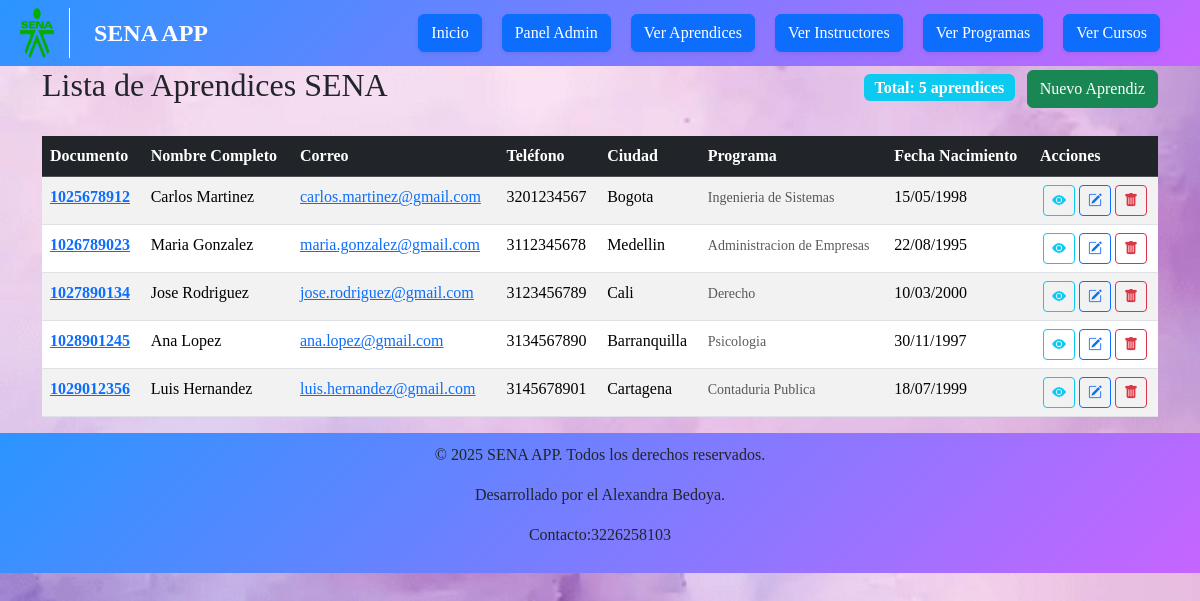
The app's page /aprendices/ with its own data.
### aprendices/models.py (models this page shows, shortened)
class Aprendiz(models.Model):
    documento_identidad = models.CharField(max_length=20, unique=True)
    nombre = models.CharField(max_length=100)
    apellido = models.CharField(max_length=100)
    telefono = models.CharField(max_length=10, null=True)
    correo = models.EmailField(null=True)
    fecha_nacimiento = models.DateField()
    ciudad = models.CharField(max_length=100, null=True)
    programa = models.CharField(max_length=100)

### aprendices/views.py (the view)
# urls.py: path('', include('aprendices.urls')),
def aprendices(request):
    lista_aprendices = Aprendiz.objects.all().values()
    template = loader.get_template('lista_aprendices.html')
    context = {
        'lista_aprendices': lista_aprendices,
        'total_aprendices': lista_aprendices.count(),
    }
    return HttpResponse(template.render(context, request))

### aprendices/templates/lista_aprendices.html (shortened to what this page needs)
{% extends "master.html" %}
{% block content %}
<div class="row">
    <div class="col-12">
        <div class="d-flex justify-content-between align-items-center mb-4">
            <h2>Lista de Aprendices SENA</h2>
            <div>
                <span class="badge bg-info fs-6">Total: {{ total_aprendices }} aprendices</span>
                <a href="/" class="btn btn-success ms-2">
                    Nuevo Aprendiz
                </a>
            </div>
        </div>
    </div>
</div>
{% if lista_aprendices %}
<div class="row">
    <div class="col-12">
        <div class="table-responsive">
            <table class="table table-striped table-hover">
                <thead class="table-dark">
                    <tr>
                        <th>Documento</th>
                        <th>Nombre Completo</th>
                        <th>Correo</th>
                        <th>Teléfono</th>
                        <th>Ciudad</th>
                        <th>Programa</th>
                        <th>Fecha Nacimiento</th>
                        <th>Acciones</th>
                    </tr>
                </thead>
                <tbody>
                    {% for aprendiz in lista_aprendices %}
                    <tr>
                        <td><strong><a href ="aprendiz/{{ aprendiz.id }}">{{ aprendiz.documento_identidad }}</a></strong></td>
                        <td>{{aprendiz.nombre}} {{aprendiz.apellido}}</td>
                        <td>
                            <a href="mailto:{{ aprendiz.correo }}">{{ aprendiz.correo }}</a>
                        </td>
                        <td>{{ aprendiz.telefono }}</td>
                        <td>{{ aprendiz.ciudad }}</td>
                        <td>
                            <small class="text-muted">{{ aprendiz.programa }}</small>
                        </td>
                        <td>{{ aprendiz.fecha_nacimiento|date:"d/m/Y" }}</td>
                        <td class="text-center">
                            <a href="{% url 'aprendices:detalle_aprendiz' aprendiz.id %}"
                               class="btn btn-sm btn-outline-info"
                               title="Ver detalles"
                               data-bs-toggle="tooltip">
                                <i class="bi bi-eye-fill"></i>
                            </a>
                            <a href="{% url 'aprendices:editar_aprendiz' aprendiz.id %}"
                               class="btn btn-sm btn-outline-primary"
                               title="Editar aprendiz"
                               data-bs-toggle="tooltip">
                                <i class="bi bi-pencil-square"></i>
                            </a>
                            <a href="{% url 'aprendices:eliminar_aprendiz' aprendiz.id %}"
                               class="btn btn-sm btn-outline-danger"
                               title="Eliminar aprendiz"
                               data-bs-toggle="tooltip">
                                <i class="bi bi-trash-fill"></i>
                            </a>
                        </td>
                    </tr>
                    {% endfor %}
                </tbody>
            </table>
        </div>
    </div>
</div>
{% endif %}
{% endblock %}

### aprendices/static/members/mystyles.css (style rules this page uses)
* { margin: 0; padding: 0; box-sizing: border-box; }
body { font-family: 'Times New Roman', Times, serif; background-image: url("fondo.png"); background-size: cover; background-attachment: fixed; }
.table th { border-top: none; }
.table-striped tbody tr:nth-of-type(odd) { background-color: rgba(40, 167, 69, 0.05); }
.badge { font-size: 0.8em; }

### records on screen
Aprendiz: documento_identidad "1025678912", nombre "Carlos", apellido "Martinez", correo "carlos.martinez@gmail.com", telefono "3201234567", ciudad "Bogota", programa "Ingenieria de Sistemas", fecha_nacimiento "15/05/1998"
Aprendiz: documento_identidad "1026789023", nombre "Maria", apellido "Gonzalez", correo "maria.gonzalez@gmail.com", telefono "3112345678", ciudad "Medellin", programa "Administracion de Empresas", fecha_nacimiento "22/08/1995"
Aprendiz: documento_identidad "1027890134", nombre "Jose", apellido "Rodriguez", correo "jose.rodriguez@gmail.com", telefono "3123456789", ciudad "Cali", programa "Derecho", fecha_nacimiento "10/03/2000"
Aprendiz: documento_identidad "1028901245", nombre "Ana", apellido "Lopez", correo "ana.lopez@gmail.com", telefono "3134567890", ciudad "Barranquilla", programa "Psicologia", fecha_nacimiento "30/11/1997"
Aprendiz: documento_identidad "1029012356", nombre "Luis", apellido "Hernandez", correo "luis.hernandez@gmail.com", telefono "3145678901", ciudad "Cartagena", programa "Contaduria Publica", fecha_nacimiento "18/07/1999"

### other values on screen
{{ total_aprendices }} "5"
